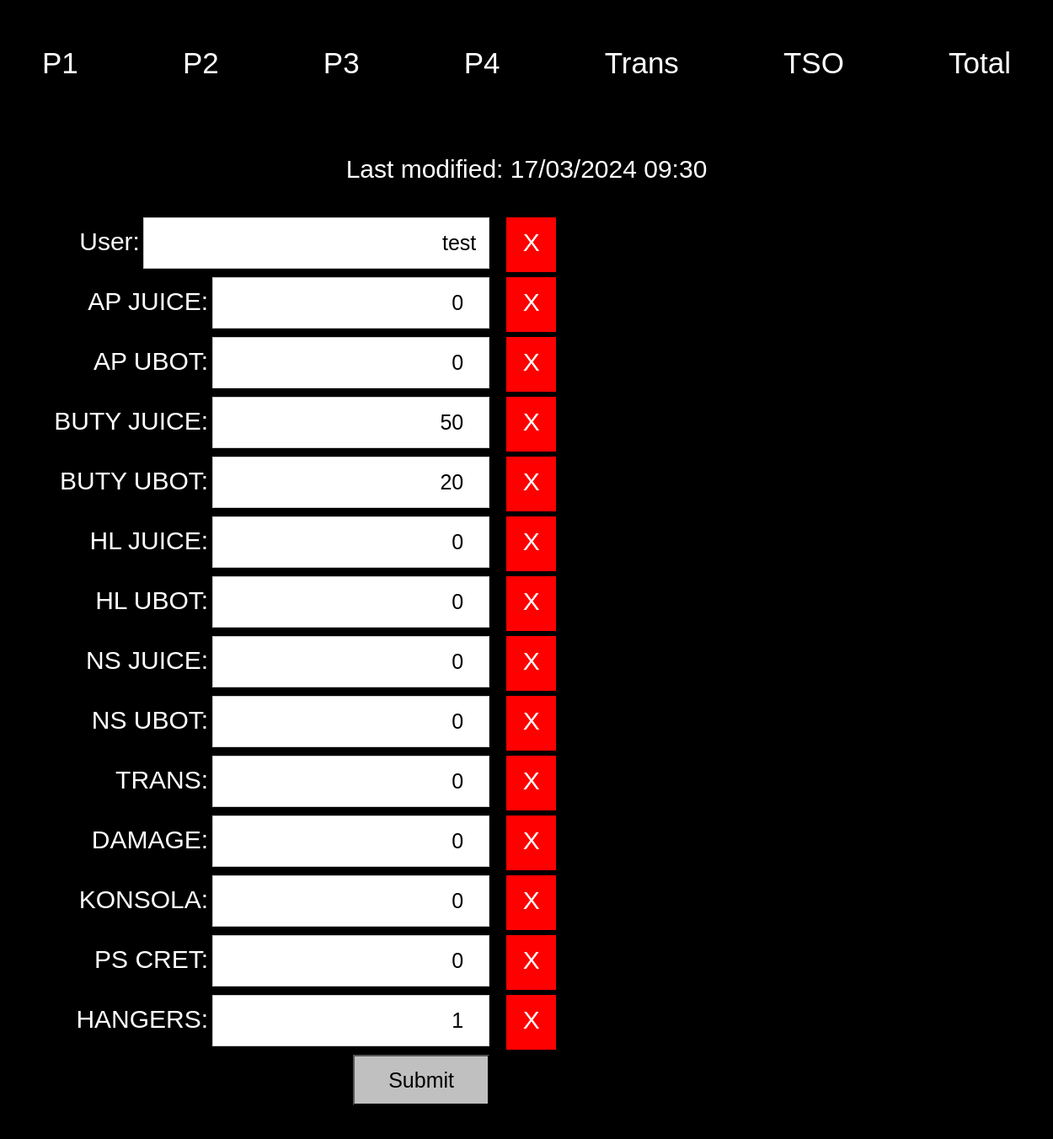
Page /P4 on the committed database.
### buffor/models/p4.py (models this page shows, shortened)
class P4(Floor):
    AP_JUICE = models.PositiveIntegerField(default=0)
    AP_UBOT = models.PositiveIntegerField(default=0)
    BUTY_JUICE = models.PositiveIntegerField(default=0)
    BUTY_UBOT = models.PositiveIntegerField(default=0)
    HL_JUICE = models.PositiveIntegerField(default=0)
    HL_UBOT = models.PositiveIntegerField(default=0)
    NS_JUICE = models.PositiveIntegerField(default=0)
    NS_UBOT = models.PositiveIntegerField(default=0)
    TRANS = models.PositiveIntegerField(default=0)
    DAMAGE = models.PositiveIntegerField(default=0)
    KONSOLA = models.PositiveIntegerField(default=0)
    PS_CRET = models.PositiveIntegerField(default=0)
    HANGERS = models.PositiveIntegerField(default=0)
    name = "P4"

### buffor/views.py (the view)
# urls.py: path('P4', views.P4Page, name='P4Page'),
def P4Page(request):
    return generic_floor(request, P4, P4Form, 'P4.html')

### buffor/forms.py
class P4Form(ModelForm):
    class Meta:
        model = P4
        fields = ["user","AP_JUICE","AP_UBOT","BUTY_JUICE",
        "BUTY_UBOT", "HL_JUICE", "HL_UBOT",
		"NS_JUICE", "NS_UBOT", "TRANS", "DAMAGE", "KONSOLA", "PS_CRET", "HANGERS"]

### buffor/views.py (called while the page is built, shortened)
def extract_id(input_string):
    pattern = r'id="([^"]+)"'
    match = re.search(pattern, input_string)
    if match:
        return match.group(1)
    else:
        return None

def generic_floor(request, model_cls, form_cls, template_name):
    last_count = model_cls.objects.latest('time_stamp')
    form = form_cls(instance=last_count)
    context = {
            'message': '',
            "form": form,
            "last_count_date": last_count.time_stamp.strftime("%d/%m/%Y %H:%M")
        }
    context["form_clean"] = ''
    for x in form:
        id = extract_id(str(x))
        context["form_clean"] += f'<div class="clear_label" onclick=\'clear_form("{id}")\'>X</div><br>'
    return render(request, template_name, context)

### templates/P4.html (shortened to what this page needs)
{% extends 'base.html' %}
{% block content %}
<div id="first_block">
{{ message }}<br>
Last modified: {{ last_count_date }} <br>
</div>
<div id = 'form_total'>
    <div id = 'form_input'>
        <form action="{% url 'P4Page' %}" method="post">
        {{ form }}
        <input type="submit" value="Submit">
    </div>
    <div id = 'form_clear'>
        {{ form_clean|safe }}
    </div>
</div>
{% endblock %}

### static/css/style.css (style rules this page uses)
body { font-family: sans-serif; margin: 0; padding: 0; }
form { color: white; float: left; width: 100%; padding: 20px; background-color: #000000; }
label { font-size: 30px; }
input[type=number] { width: 55%; padding: 15px; margin-bottom: 10px; border: 1px solid #ccc; font-size: 25px; text-align:right; }
input[type=text] { width: 70%; padding: 15px; margin-bottom: 10px; border: 1px solid #ccc; font-size: 25px; text-align:right; }
input[type="submit"] { background-color: silver; color: black; width:30%; height:60px; font-size: 25px; cursor: pointer; }
#first_block { font-size: 30px; color: white; background-color: #000; text-align: center; }
#form_total { text-align: center; color: white; float: left; width: 100%; padding: 20px; background-color: #000000; }
#form_input { float: left; display: flex; align-items: right; text-align: end; }
#form_clear { padding-top: 14px; float: left; }
.clear_label { text-align: center; padding: 7px; padding-top: 13px; margin-top: 6px; width:45px; height:45px; color:white; font-size:30px; background-color:red; display: inline-block; }

### rows in the picture
P4: user "test", AP_JUICE "0", AP_UBOT "0", BUTY_JUICE "50", BUTY_UBOT "20", HL_JUICE "0", HL_UBOT "0", NS_JUICE "0", NS_UBOT "0", TRANS "0", DAMAGE "0", KONSOLA "0", PS_CRET "0", HANGERS "1"

### other values in the picture
{{ last_count_date }} "17/03/2024 09:30"
